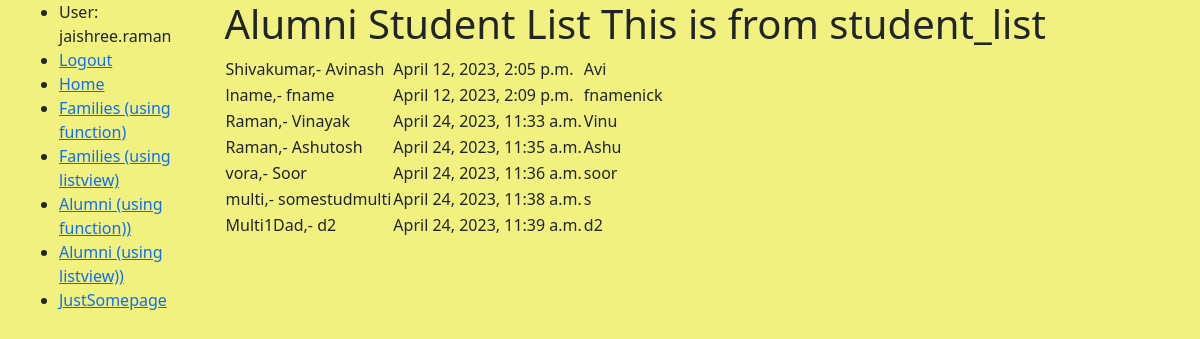
Before: /jralumniarchive/studentsf/ (signed in) with the older database file.
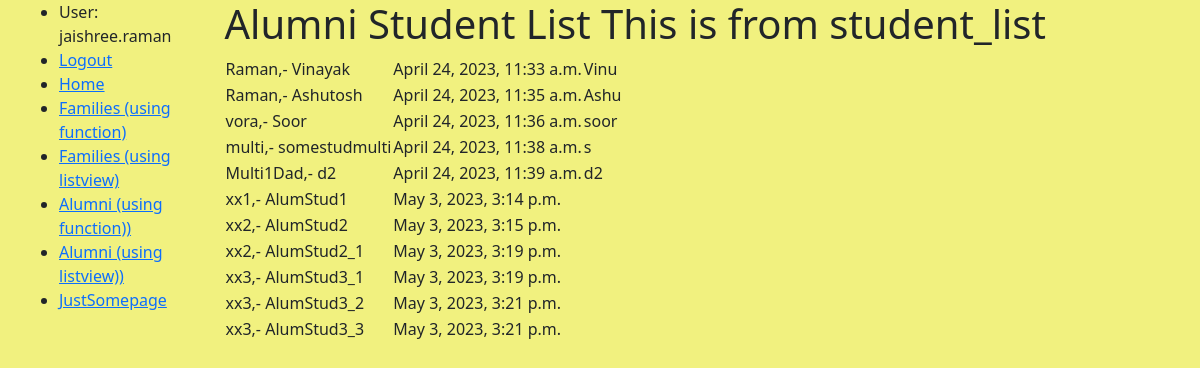
After: the same page with the newer database file.
### jralumniarchive/models.py (models this page shows, shortened)
class Student(models.Model):
    lastname = models.CharField(max_length=200, help_text='Enter Last Name')
    firstname = models.CharField(max_length=200, help_text='Enter First Name')
    nickname = models.CharField(max_length=200, help_text='Enter NickName')
    addr1 = models.CharField(max_length=200, help_text='Enter Addr Line 1')
    addr2 = models.CharField(max_length=200, help_text='Enter Addr Line 2')
    city = models.CharField(max_length=200, help_text='Enter Addr City')
    state = models.CharField(max_length=200, help_text='Enter Addr State')
    zip = models.CharField(max_length=10, help_text='Enter Addr Zip')
    birthdate = models.DateField
    phone1 = models.CharField(max_length=100, help_text='Enter Phone')
    emailaddr = models.EmailField(max_length=200, null=True)
    createdby = models.ForeignKey(settings.AUTH_USER_MODEL, on_delete=models.CASCADE,null=True)
    created_date = models.DateTimeField(default=timezone.now, blank=True, null=True)
    verified_date = models.DateTimeField(blank=True, null=True)
    @property
    def lnamefname(self):
        return "%s,- %s" % (self.lastname, self.firstname)

### jralumniarchive/views.py (the view)
# urls.py: path('studentsf/', views.student_list, name='studentsf'),
@login_required
def student_list(request):
    students = Student.objects.order_by('created_date')
    return render(request, 'viewshtmls/student_list.html', {'students': students, 'additional_data': 'This is from student_list'})

### jralumniarchive/templates/viewshtmls/student_list.html
{% extends 'viewshtmls/base.html' %}
{% block content %}
  <h1>Alumni Student List {{additional_data}} </h1>
<table>
    {% for student in students %}
        <student class="student">
            <tr>
                <td> {{ student.lnamefname }}</td>
                <td><time class="date">{{ student.created_date }}</time></td>
                <td>{{ student.nickname }}</td>
            </tr>
        </student>
    {% endfor %}
</table>
{% endblock %}

### jralumniarchive/templates/viewshtmls/base.html (shortened to what this page needs)
<!DOCTYPE html>
<html lang="en">
<head>
  <link href="https://cdn.jsdelivr.net/npm/bootstrap@5.1.3/dist/css/bootstrap.min.css" rel="stylesheet">
  {% load static %}
  <link rel="stylesheet" href="{% static 'css/styles.css' %}">
</head>
<body >
  <div class="container-fluid">
    <div class="row">
      <div class="col-sm-2">
      {% block sidebar %}
        <ul class="sidebar-nav">
             {% if user.is_authenticated %}
                <li>User: {{ user.get_username }}</li>
                <li><a href="{% url 'logout' %}?next={{ request.path }}">Logout</a></li>
            {% else %}
                <li><a href="{% url 'login' %}?next={{ request.path }}">Login</a></li>
            {% endif %}
            <li><a href="{% url 'dashboard' %}">Home</a></li>
            <li><a href="{% url 'familiesf' %}">Families (using function) </a></li>
            <li><a href="{% url 'familiesgc' %}">Families (using listview) </a></li>
            <li><a href="{% url 'studentsf' %}">Alumni (using function))</a></li>
           <li><a href="{% url 'studentsgc' %}">Alumni (using listview))</a></li>
            <li><a href="{% url 'justsomepage' %}">JustSomepage</a></li>
        </ul>
     {% endblock %}
      </div>
      <div class="col-sm-10 ">{% block content %}{% endblock %}
      </div>
    </div>
  </div>
</body>
</html>

### jralumniarchive/static/css/styles.css (style rules this page uses)
body { background-color: rgb(241, 241, 127); padding-left: 15px; }

Changed rows visible on the page:
removed Student: lnamefname "Shivakumar,- Avinash", created_date "April 12, 2023, 2:05 p.m.", nickname "Avi"
removed Student: lnamefname "lname,- fname", created_date "April 12, 2023, 2:09 p.m.", nickname "fnamenick"
added Student: lnamefname "xx1,- AlumStud1", created_date "May 3, 2023, 3:14 p.m."
added Student: lnamefname "xx2,- AlumStud2", created_date "May 3, 2023, 3:15 p.m."
added Student: lnamefname "xx2,- AlumStud2_1", created_date "May 3, 2023, 3:19 p.m."
added Student: lnamefname "xx3,- AlumStud3_1", created_date "May 3, 2023, 3:19 p.m."
added Student: lnamefname "xx3,- AlumStud3_2", created_date "May 3, 2023, 3:21 p.m."
added Student: lnamefname "xx3,- AlumStud3_3", created_date "May 3, 2023, 3:21 p.m."
